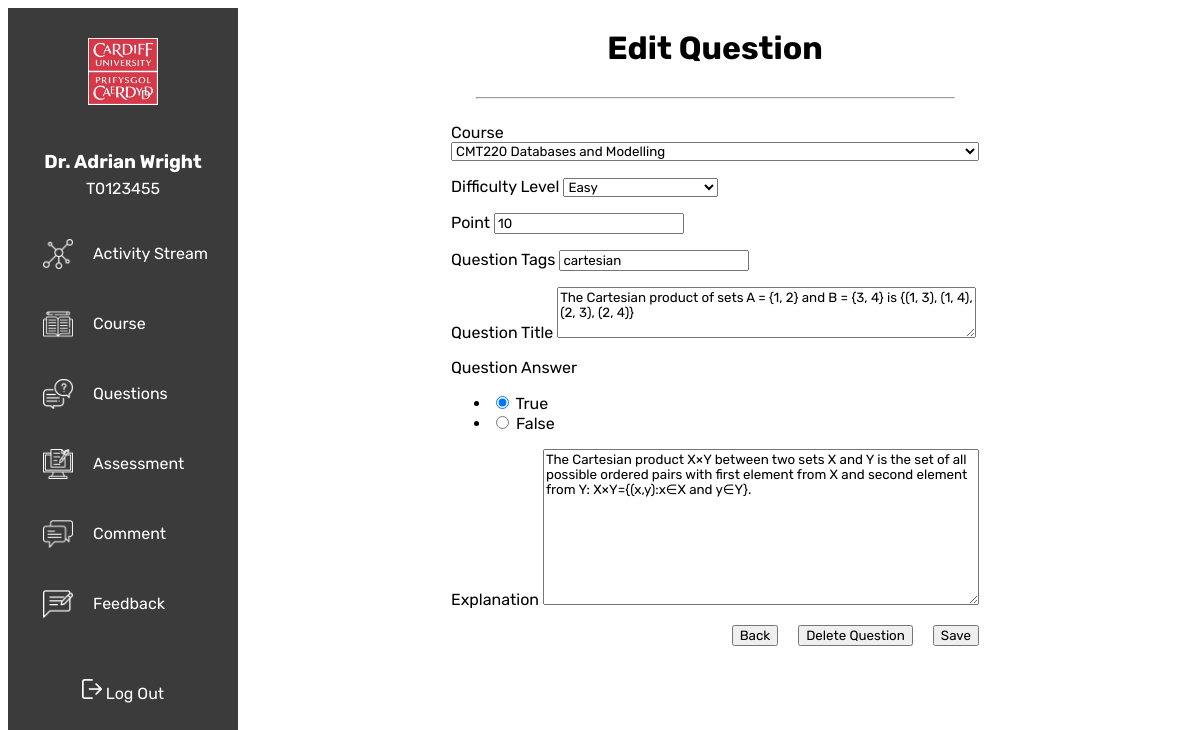
/question/edit/1, run on the app's committed database.
### aat/models.py (models this page shows, shortened)
class Type2Questions(db.Model):
    id = db.Column(db.Integer, primary_key=True)
    course_code = db.Column(db.String, db.ForeignKey('courses.courseCode'), nullable=False)
    assessment_id = db.Column(db.Integer, db.ForeignKey('assessments.id'), nullable=True)
    title = db.Column(db.Text, nullable=False)
    correct_answer = db.Column(db.String(5), nullable=False)
    tags = db.Column(db.Text, nullable=True)
    explanation = db.Column(db.Text, nullable=True)
    difficulty = db.Column(db.String(15), nullable=False)
    point = db.Column(db.Integer, nullable=False)
    utilised = db.Column(db.Boolean, nullable=False, default=False)

### aat/routes.py (the view, shortened to what this page needs)
@app.route("/question/edit/<int:questionID>", methods=['GET' , 'POST'])
def editquestion(questionID):
    question = Type2Questions.query.get_or_404(questionID)
    edit_question = Question2Form(
        course = question.course_code,
        difficulty = question.difficulty,
        point = question.point,
        tags = question.tags,
        title = question.title,
        correct_answer = question.correct_answer,
        explanation = question.explanation
    )
    return render_template("editquestion.html", edit_question = edit_question, question = question)

### aat/forms.py (shortened to what this page needs)
class Question2Form(FlaskForm):
    course = SelectField('Course', validators=[DataRequired()],
                          choices=[('','Select Course'),
                                   ('CMT120','CMT120 Fundamentals of Programming'),
                                   ('CMT219','CMT219 Algorithms, Data Structures and Programming'),
                                   ('CMT220','CMT220 Databases and Modelling')]
                        )
    difficulty = SelectField('Difficulty Level', validators=[DataRequired()],
                              choices=[('','Select Difficulty Level'),('Easy','Easy'),('Medium', 'Medium'), ('Difficult', 'Difficult')])
    tags = StringField('Question Tags', validators=[DataRequired()])
    point = IntegerField('Point', default='2')
    title = StringField('Question Title', validators=[DataRequired()], widget=TextArea())
    correct_answer = RadioField('Question Answer', validators=[DataRequired()], choices=[('True','True'),('False','False')])
    explanation = StringField('Explanation', validators=[DataRequired()], widget=TextArea())

### aat/templates/editquestion.html (shortened to what this page needs)
{% extends 'layout.html' %}
{% block header %}Edit Question{% endblock %}
{% block content %}
<div class="edit_question_page">
    <div class="edit_question_info">
        <form method="POST" action="">
            <p class="course">{{ edit_question.course.label }} {{ edit_question.course }}</p>
            <p class="difficulty">{{ edit_question.difficulty.label }} {{ edit_question.difficulty }} </p>
            <p class="point">{{ edit_question.point.label }} {{ edit_question.point }} </p>
            <p class="tags">{{ edit_question.tags.label }} {{ edit_question.tags }}</p>
            <p class="questionTitle">{{ edit_question.title.label }} {{ edit_question.title(cols = 48, rows = 3) }}</p>
            <p class="question2Answer">{{ edit_question.correct_answer.label }} {{ edit_question.correct_answer }}</p>
            <p class="questionExplanation">{{ edit_question.explanation.label }} {{ edit_question.explanation(cols = 50, rows = 10) }}</p>
            <div class="edit_question_btn">
                <input type='submit' name="edit_question" value='Back'>
                <input type='submit' name="edit_question" value='Delete Question'>
                <input type='submit' name="edit_question" value='Save'>
            </div>
        </form>
    </div>
</div>
{% endblock content %}

### aat/static/style.css (style rules this page uses)
* { font-family: "Rubik", sans-serif; }
#published, #draft, #course { display: flex; width: 100%; flex-direction: column; justify-content: center; }
.edit_question_page { display: flex; flex-direction: column; justify-content: center; margin:auto; }
.edit_question_btn { display: flex; align-self: flex-end; align-content: flex-end; justify-content: flex-end; padding-bottom: 20px; gap: 20px; }

### data on the page
Type2Questions: difficulty "Easy", point "10", tags "cartesian", title "The Cartesian product of sets A = {1, 2} and B = {3, 4} is {(1, 3), (1, 4), (2, 3), (2, 4)}", correct_answer "☑ True ☐ False", explanation "The Cartesian product X×Y between two sets X and Y is the set of all possible ordered pairs with first element from X and second element from Y: X×Y={(x,y):x∈X and y∈Y}."

### other printed values
{{ edit_question.course.label }} "Course"
{{ edit_question.difficulty.label }} "Difficulty Level"
{{ edit_question.point.label }} "Point"
{{ edit_question.tags.label }} "Question Tags"
{{ edit_question.title.label }} "Question Title"
{{ edit_question.correct_answer.label }} "Question Answer"
{{ edit_question.explanation.label }} "Explanation"
